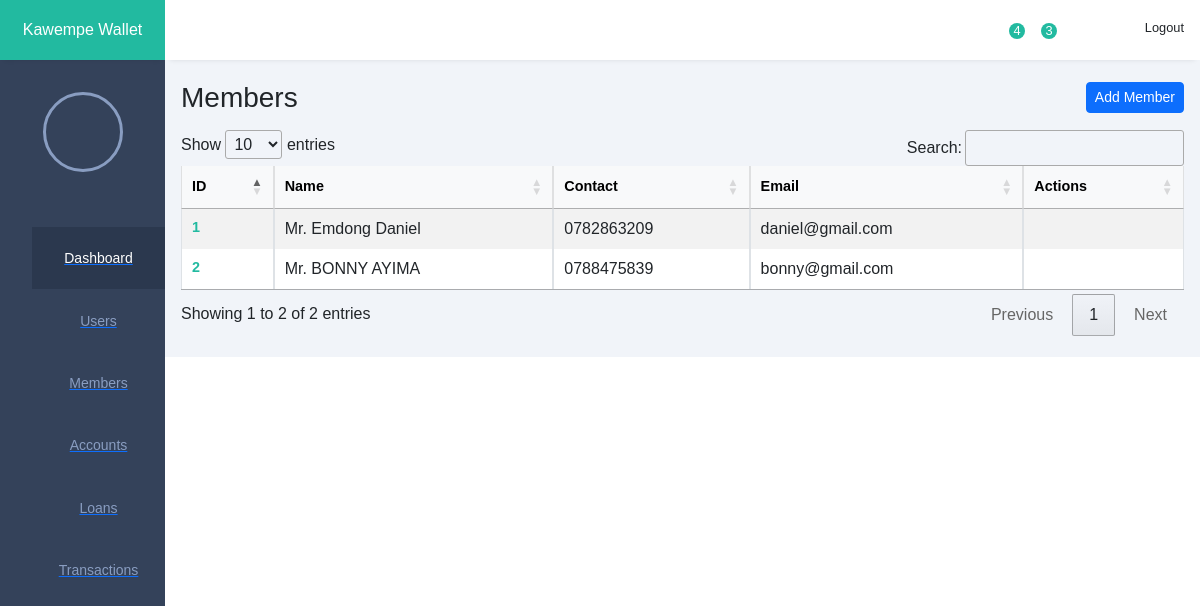
The app's page /customers/ with its own data.
### customers/models.py (models this page shows, shortened)
class Customer(models.Model):
    class Salutation(models.TextChoices):
        MR   = 'Mr',   _('Mr.')
        MRS  = 'Mrs',  _('Mrs.')
        MS   = 'Ms',   _('Ms.')
        DR   = 'Dr.',  _('Dr.')
        PROF = 'Prof.',_('Prof.')
        REV  = 'Rev.', _('Rev.')
    salutation    = models.CharField(
        max_length=5,
        choices=Salutation.choices,
        default=Salutation.MR
    )
    first_name    = models.CharField(max_length=100)
    middle_name   = models.CharField(
        max_length=100,
        blank=True,    # not required on forms
        null=True      # allows NULL in the DB
    )
    last_name     = models.CharField(max_length=100)
    id_number     = models.CharField(max_length=100)
    phone_number  = models.CharField(
        max_length=100,
        blank=True     # optional to supply
    )
    email         = models.EmailField(
        blank=True     # optional to supply
    )
    date_of_birth = models.DateField(
        blank=True,
        null=True
    )
    location       = models.CharField(max_length=100)

### customers/views.py (the view)
# urls.py: path('customers/', CustomerListView.as_view(), name='customer_list'),
class CustomerListView(ListView):
    model = Customer
    template_name = 'bank/customer_list.html'
    context_object_name = 'customers'

### templates/bank/customer_list.html (shortened to what this page needs)
{% extends 'base.html' %}
  {% block content %}
  <div class="d-flex justify-content-between align-items-center mb-3" >
  <h1 class="h3 m-0">Members</h1>
  <a href="{% url 'customer_add' %}" class="btn btn-primary btn-sm">
    Add Member
  </a>
</div>
  <table id="customers-table" class="table table-striped table-hover table-bordered">
    <thead class="table-light">
      <tr>
        <th>ID</th>
        <th>Name</th>
        <th>Contact</th>
        <th>Email</th>
        <th>Actions</th>
      </tr>
    </thead>
    <tbody>
      {% for customer in customers %}
      <tr>
        <td>{{ customer.id }}</td>
        <td>{{ customer.salutation }}. {{ customer.first_name }} {{ customer.last_name }}</td>
        <td>{{ customer.phone_number }}</td>
        <td>{{ customer.email }}</td>
            <td>
            </td>
      </tr>
      {% empty %}
      <tr>
        <td colspan="4">No customers found.</td>
      </tr>
      {% endfor %}
    </tbody>
  </table>
  {% endblock %}

### static/css/style.css (style rules this page uses)
:root { --main-color: #22BAA0; --color-dark: #34425A; --text-grey: #B0B0B0; }
* { margin: 0; padding: 0; text-decoration: none; list-style-type: none; box-sizing: border-box; font-family: 'Merriweather', sans-serif; }
table { border-collapse: collapse; }
table thead tr { background: #e9edf2; }
table thead th { padding: 1rem 0rem; text-align: left; color: #444; font-size: .9rem; }
table thead th:first-child { padding-left: 1rem; }
table tbody td { padding: 1rem 0rem; color: #444; }
table tbody td:first-child { padding-left: 1rem; color: var(--main-color); font-weight: 600; font-size: .9rem; }
table tbody tr { border-bottom: 1px solid #dee2e8; }

### records on screen
Customer: id "1", salutation "Mr", first_name "Emdong", last_name "Daniel", phone_number "0782863209", email "daniel@gmail.com"
Customer: id "2", salutation "Mr", first_name "BONNY", last_name "AYIMA", phone_number "0788475839", email "bonny@gmail.com"
